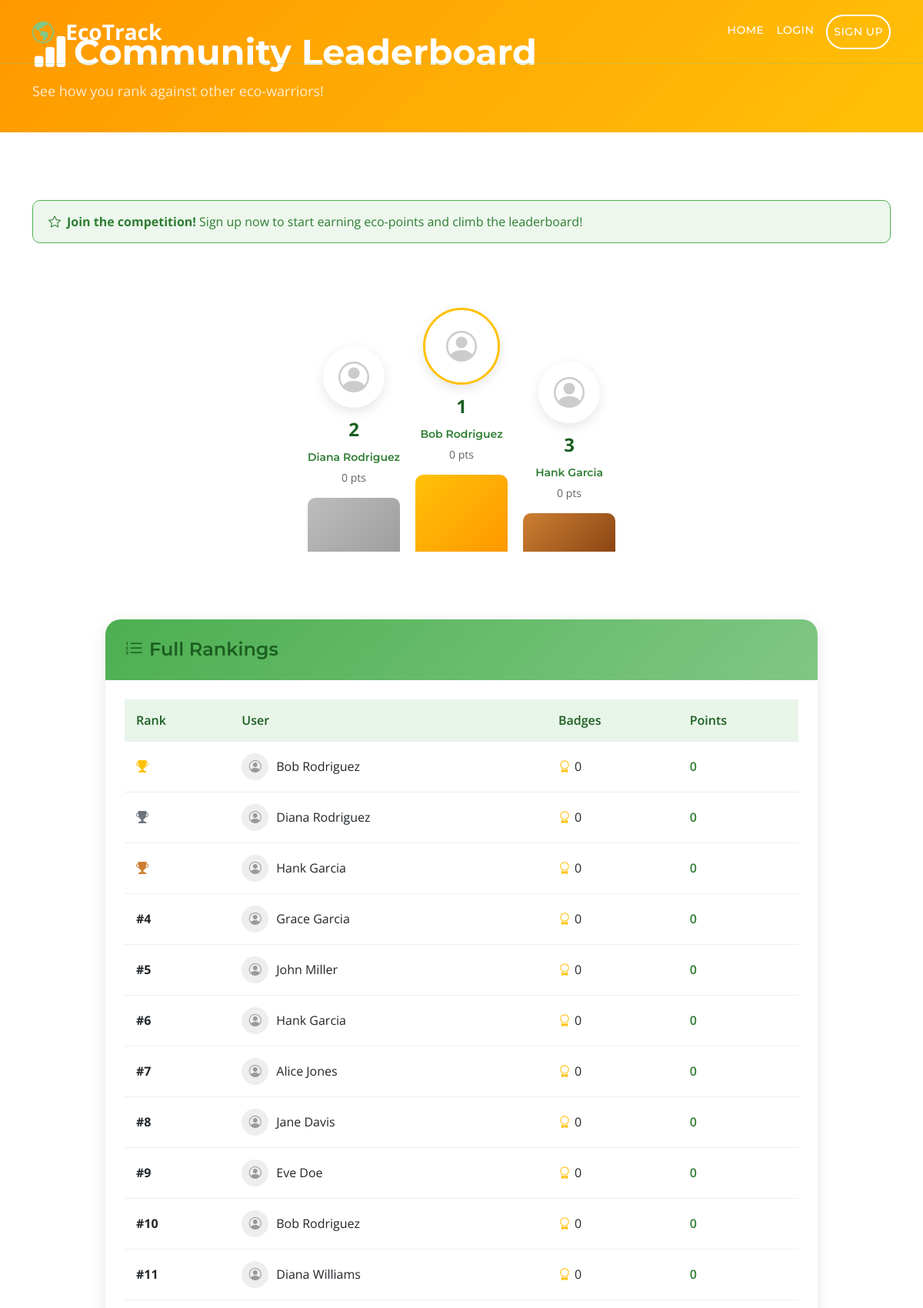
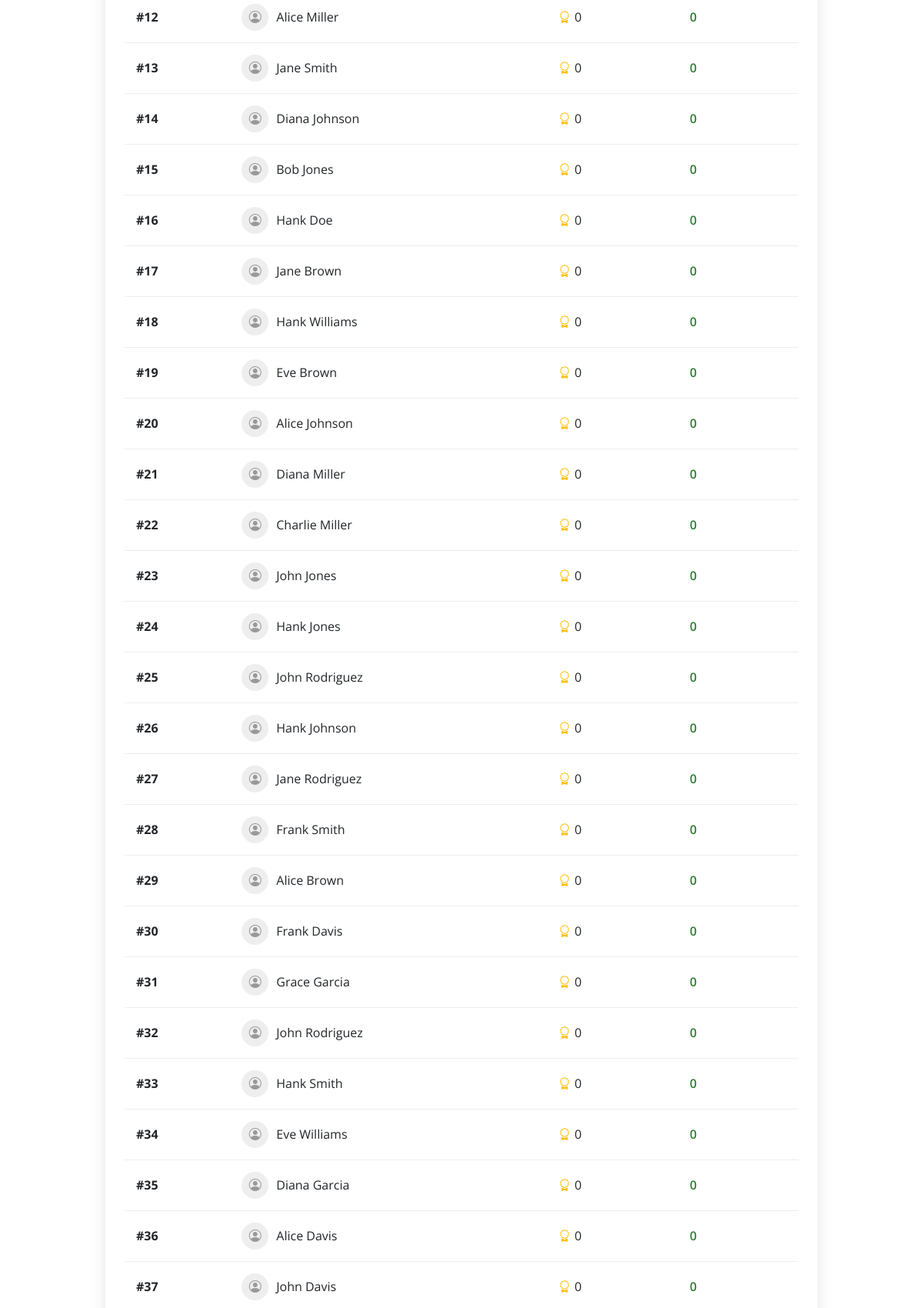
Screenshot of /modules/rewards/leaderboard.php (upper part) with the database file from the repository (2 pictures, top to bottom).
### tables this page shows
CREATE TABLE IF NOT EXISTS users (
    id INT AUTO_INCREMENT PRIMARY KEY,
    name VARCHAR(100) NOT NULL,
    email VARCHAR(100) UNIQUE NOT NULL,
    password VARCHAR(255) NOT NULL,
    role VARCHAR(20) DEFAULT 'user',
    avatar VARCHAR(255) DEFAULT NULL,
    total_points INT DEFAULT 0,
    created_at TIMESTAMP DEFAULT CURRENT_TIMESTAMP,
    updated_at TIMESTAMP DEFAULT CURRENT_TIMESTAMP ON UPDATE CURRENT_TIMESTAMP
);

### includes/config.php (called while the page is built, shortened)
<?php
function isLoggedIn() {
    return isset($_SESSION['user_id']);
}
?>

### includes/PointsManager.php (called while the page is built, shortened)
<?php
class PointsManager {
    private $pdo;
    public function __construct($pdo) {
        $this->pdo = $pdo;
    }
    public function getLeaderboard($limit = 10) {
        $limit = (int)$limit;
        $stmt = $this->pdo->prepare("
            SELECT id, name, avatar, total_points,
                   (SELECT COUNT(*) FROM user_achievements WHERE user_id = users.id) as badge_count
            FROM users
            WHERE role != 'admin'
            ORDER BY total_points DESC
            LIMIT $limit
        ");
        $stmt->execute();
        return $stmt->fetchAll();
    }
}
?>

### modules/rewards/leaderboard.php (the view, shortened to what this page needs)
<?php
require_once '../../includes/config.php';
require_once '../../includes/PointsManager.php';
$pointsManager = new PointsManager($pdo);
$leaderboard = $pointsManager->getLeaderboard(50);
$userId = null;
$userRank = 0;
$userPoints = 0;
include '../../includes/header.php';
?>
<div class="dashboard-header" style="background: linear-gradient(135deg, #ff9800 0%, #ffc107 100%);">
    <div class="container">
        <h2><i class="bi-bar-chart-fill me-2"></i>Community Leaderboard</h2>
        <p>See how you rank against other eco-warriors!</p>
    </div>
</div>
<section class="py-5">
    <div class="container">
        <?php if (isLoggedIn()): ?>
        <div class="row mb-4">
            <div class="col-lg-4 col-md-6 mb-3">
                <div class="your-rank-card">
                    <div class="rank-badge">#<?php echo $userRank; ?></div>
                    <div class="rank-info">
                        <h5>Your Position</h5>
                        <p><?php echo number_format($userPoints); ?> points</p>
                    </div>
                </div>
            </div>
        </div>
        <?php else: ?>
        <div class="row mb-4">
            <div class="col-12">
                <div class="alert alert-success">
                    <i class="bi-star me-2"></i><strong>Join the competition!</strong> <a href="<?php echo ROOT_PATH; ?>/modules/auth/register.php">Sign up now</a> to start earning eco-points and climb the leaderboard!
                </div>
            </div>
        </div>
        <?php endif; ?>
        <?php if (count($leaderboard) >= 3): ?>
        <div class="row mb-5">
            <div class="col-12">
                <div class="top-3-podium">
                    <div class="podium-item second">
                        <div class="podium-avatar">
                            <?php if ($leaderboard[1]['avatar']): ?>
                            <img src="<?php echo ROOT_PATH; ?>/uploads/avatars/<?php echo $leaderboard[1]['avatar']; ?>" alt="">
                            <?php else: ?>
                            <i class="bi-person-circle"></i>
                            <?php endif; ?>
                        </div>
                        <div class="podium-rank">2</div>
                        <h6><?php echo htmlspecialchars($leaderboard[1]['name']); ?></h6>
                        <span class="podium-points"><?php echo number_format($leaderboard[1]['total_points']); ?> pts</span>
                        <div class="podium-base silver"></div>
                    </div>
                    <div class="podium-item first">
                        <div class="podium-avatar">
                            <?php if ($leaderboard[0]['avatar']): ?>
                            <img src="<?php echo ROOT_PATH; ?>/uploads/avatars/<?php echo $leaderboard[0]['avatar']; ?>" alt="">
                            <?php else: ?>
                            <i class="bi-person-circle"></i>
                            <?php endif; ?>
                        </div>
                        <div class="podium-rank">1</div>
                        <h6><?php echo htmlspecialchars($leaderboard[0]['name']); ?></h6>
                        <span class="podium-points"><?php echo number_format($leaderboard[0]['total_points']); ?> pts</span>
                        <div class="podium-base gold"></div>
                    </div>
                    <div class="podium-item third">
                        <div class="podium-avatar">
                            <?php if ($leaderboard[2]['avatar']): ?>
                            <img src="<?php echo ROOT_PATH; ?>/uploads/avatars/<?php echo $leaderboard[2]['avatar']; ?>" alt="">
                            <?php else: ?>
                            <i class="bi-person-circle"></i>
                            <?php endif; ?>
                        </div>
                        <div class="podium-rank">3</div>
                        <h6><?php echo htmlspecialchars($leaderboard[2]['name']); ?></h6>
                        <span class="podium-points"><?php echo number_format($leaderboard[2]['total_points']); ?> pts</span>
                        <div class="podium-base bronze"></div>
                    </div>
                </div>
            </div>
        </div>
        <?php endif; ?>
        <div class="row">
            <div class="col-lg-10 mx-auto">
                <div class="module-card">
                    <div class="module-card-header" style="background: linear-gradient(135deg, #4caf50, #81c784);">
                        <h5 class="mb-0"><i class="bi-list-ol me-2"></i>Full Rankings</h5>
                    </div>
                    <div class="module-card-body">
                        <table class="data-table leaderboard-table">
                            <thead>
                                <tr>
                                    <th>Rank</th>
                                    <th>User</th>
                                    <th>Badges</th>
                                    <th>Points</th>
                                </tr>
                            </thead>
                            <tbody>
                                <?php $rank = 1; foreach ($leaderboard as $user): ?>
                                <tr class="<?php echo $user['id'] == $userId ? 'current-user' : ''; ?>">
                                    <td>
                                        <span class="rank-number rank-<?php echo $rank <= 3 ? $rank : 'other'; ?>">
                                            <?php if ($rank == 1): ?>
                                            <i class="bi-trophy-fill text-warning"></i>
                                            <?php elseif ($rank == 2): ?>
                                            <i class="bi-trophy-fill text-secondary"></i>
                                            <?php elseif ($rank == 3): ?>
                                            <i class="bi-trophy-fill text-bronze"></i>
                                            <?php else: ?>
                                            #<?php echo $rank; ?>
                                            <?php endif; ?>
                                        </span>
                                    </td>
                                    <td>
                                        <div class="user-cell">
                                            <div class="user-avatar-small">
                                                <?php if ($user['avatar']): ?>
                                                <img src="<?php echo ROOT_PATH; ?>/uploads/avatars/<?php echo $user['avatar']; ?>" alt="">
                                                <?php else: ?>
                                                <i class="bi-person-circle"></i>
                                                <?php endif; ?>
                                            </div>
                                            <span><?php echo htmlspecialchars($user['name']); ?></span>
                                        </div>
                                    </td>
                                    <td>
                                        <span class="badge-count">
                                            <i class="bi-award text-warning"></i>
                                            <?php echo $user['badge_count']; ?>
                                        </span>
                                    </td>
                                    <td>
                                        <span class="points-display"><?php echo number_format($user['total_points']); ?></span>
                                    </td>
                                </tr>
                                <?php $rank++; endforeach; ?>
                            </tbody>
                        </table>
                    </div>
                </div>
            </div>
        </div>
    </div>
</section>
<?php include '../../includes/footer.php'; ?>

### css/style.css (style rules this page uses)
:root { --white-color: #ffffff; --primary-color: #2e7d32; --secondary-color: #81c784; --section-bg-color: #e8f5e9; --custom-btn-bg-color: #4caf50; --custom-btn-bg-hover-color: #2e7d32; --dark-color: #1b5e20; --p-color: #5d6368; --border-color: #a5d6a7; --link-hover-color: #1b5e20; --success-color: #4caf50; --warning-color: #ff9800; --danger-color: #f44336; --info-color: #2196f3; --body-font-family: 'Open Sans', sans-serif; --title-font-family: 'Montserrat', sans-serif; --h1-font-size: 58px; --h2-font-size: 46px; --h3-font-size: 32px; --h4-font-size: 28px; --h5-font-size: 24px; --h6-font-size: 22px; --p-font-size: 18px; --menu-font-size: 14px; --btn-font-size: 16px; --copyright-font-size: 14px; --border-radius-large: 100px; --border-radius-medium: 20px; --border-radius-small: 10px; --font-weight-normal: 400; --font-weight-medium: 500; --font-weight-semibold: 600; --font-weight-bold: 700; }
body { background-color: var(--white-color); font-family: var(--body-font-family); }
h2, h3, h4, h5, h6 { color: var(--dark-color); }
h1, h2, h3, h4, h5, h6 { font-family: var(--title-font-family); font-weight: var(--font-weight-semibold); }
h2 { font-size: var(--h2-font-size); font-weight: var(--font-weight-bold); }
h5 { font-size: var(--h5-font-size); }
h6 { color: var(--primary-color); font-size: var(--h6-font-size); }
p { color: var(--p-color); font-size: var(--p-font-size); font-weight: var(--font-weight-normal); }
a, button { touch-action: manipulation; transition: all 0.3s; }
a { display: inline-block; color: var(--primary-color); text-decoration: none; }
.module-card { background: var(--white-color); border-radius: var(--border-radius-medium); overflow: hidden; box-shadow: 0 5px 20px rgba(0,0,0,0.1); transition: all 0.3s; height: 100%; }
.module-card-header { padding: 25px; color: var(--white-color); }
.module-card-body { padding: 25px; }
.data-table { width: 100%; border-collapse: collapse; }
.data-table th, .data-table td { padding: 15px; text-align: left; border-bottom: 1px solid #eee; }
.data-table th { background: var(--section-bg-color); color: var(--dark-color); font-weight: var(--font-weight-semibold); }
.alert { border-radius: var(--border-radius-small); padding: 15px 20px; margin-bottom: 20px; }
.alert-success { background: rgba(76, 175, 80, 0.1); border: 1px solid var(--success-color); color: var(--primary-color); }
.dashboard-header { background: linear-gradient(135deg, #1b5e20 0%, #4caf50 100%); padding: 40px 0; margin-bottom: 40px; }
.dashboard-header h2 { color: var(--white-color); margin-bottom: 10px; }
.dashboard-header p { color: rgba(255,255,255,0.8); margin-bottom: 0; }
.top-3-podium { display: flex; justify-content: center; align-items: flex-end; gap: 20px; padding: 40px 0; }
.podium-item { text-align: center; position: relative; }
.podium-item.first { order: 2; }
.podium-item.second { order: 1; }
.podium-item.third { order: 3; }
.podium-avatar { width: 80px; height: 80px; border-radius: 50%; background: #fff; display: flex; align-items: center; justify-content: center; margin: 0 auto 10px; font-size: 40px; color: #ccc; overflow: hidden; border: 3px solid #fff; box-shadow: 0 5px 15px rgba(0,0,0,0.1); }
.podium-item.first .podium-avatar { width: 100px; height: 100px; border-color: #ffc107; }
.podium-rank { font-size: 24px; font-weight: var(--font-weight-bold); color: var(--dark-color); }
.podium-item h6 { margin: 10px 0 5px; font-size: 14px; }
.podium-points { color: var(--p-color); font-size: 14px; }
.podium-base { height: 60px; width: 120px; border-radius: 10px 10px 0 0; margin-top: 15px; }
.podium-base.gold { background: linear-gradient(135deg, #ffc107, #ff9800); height: 100px; }
.podium-base.silver { background: linear-gradient(135deg, #bdbdbd, #9e9e9e); height: 70px; }
.podium-base.bronze { background: linear-gradient(135deg, #cd7f32, #8b4513); height: 50px; }
.user-cell { display: flex; align-items: center; gap: 10px; }
.user-avatar-small { width: 35px; height: 35px; border-radius: 50%; background: #eee; display: flex; align-items: center; justify-content: center; overflow: hidden; color: #999; }
.rank-number { font-weight: var(--font-weight-bold); }
.text-bronze { color: #cd7f32; }
.badge-count { display: flex; align-items: center; gap: 5px; }
.points-display { font-weight: var(--font-weight-semibold); color: var(--primary-color); }

### rows the page displays
users: name "Diana Rodriguez", total_points "0", badge_count "0"
users: name "Bob Rodriguez", total_points "0", badge_count "0"
users: name "Hank Garcia", total_points "0", badge_count "0"
users: name "Grace Garcia", badge_count "0", total_points "0"
users: name "John Miller", badge_count "0", total_points "0"
users: name "Hank Garcia", badge_count "0", total_points "0"
users: name "Alice Jones", badge_count "0", total_points "0"
users: name "Jane Davis", badge_count "0", total_points "0"
users: name "Eve Doe", badge_count "0", total_points "0"
users: name "Bob Rodriguez", badge_count "0", total_points "0"
users: name "Diana Williams", badge_count "0", total_points "0"
users: name "Alice Miller", badge_count "0", total_points "0"
users: name "Jane Smith", badge_count "0", total_points "0"
users: name "Diana Johnson", badge_count "0", total_points "0"
users: name "Bob Jones", badge_count "0", total_points "0"
users: name "Hank Doe", badge_count "0", total_points "0"
users: name "Jane Brown", badge_count "0", total_points "0"
users: name "Hank Williams", badge_count "0", total_points "0"
users: name "Eve Brown", badge_count "0", total_points "0"
users: name "Alice Johnson", badge_count "0", total_points "0"
users: name "Diana Miller", badge_count "0", total_points "0"
users: name "Charlie Miller", badge_count "0", total_points "0"
users: name "John Jones", badge_count "0", total_points "0"
users: name "Hank Jones", badge_count "0", total_points "0"
users: name "John Rodriguez", badge_count "0", total_points "0"
users: name "Hank Johnson", badge_count "0", total_points "0"
users: name "Jane Rodriguez", badge_count "0", total_points "0"
users: name "Frank Smith", badge_count "0", total_points "0"
users: name "Alice Brown", badge_count "0", total_points "0"
users: name "Frank Davis", badge_count "0", total_points "0"
users: name "Grace Garcia", badge_count "0", total_points "0"
users: name "John Rodriguez", badge_count "0", total_points "0"
users: name "Hank Smith", badge_count "0", total_points "0"
users: name "Eve Williams", badge_count "0", total_points "0"
users: name "Diana Garcia", badge_count "0", total_points "0"
users: name "Alice Davis", badge_count "0", total_points "0"
users: name "John Davis", badge_count "0", total_points "0"
